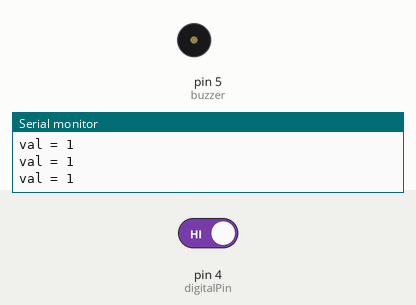
A sketch run on a simulated Arduino Uno, built with avr-gcc and run on an emulated ATmega328P. Parts: buzzer (waves = sounding, pin HIGH), the last lines printed to the serial monitor. Inputs (shaded band) come from the test bench; at power-on: pin 4 (digitalPin) HIGH.

Above: at 1.2 s.
1.3 s: pin 4 (digitalPin) driven LOW
At 2.4 s:
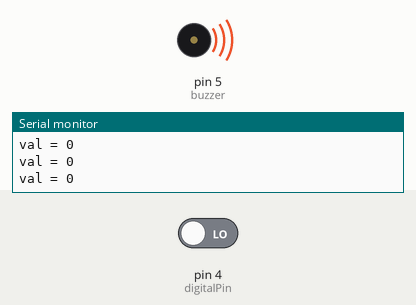
2.8 s: pin 4 (digitalPin) driven HIGH
At 3.7 s:
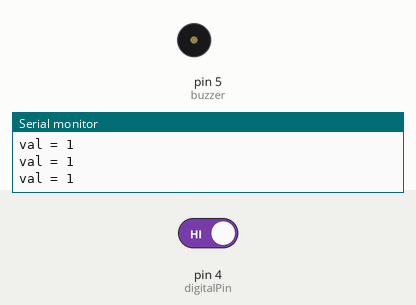
Timing chart, 0 to 5.8 s (numbered marks = the images above; inputs shaded):
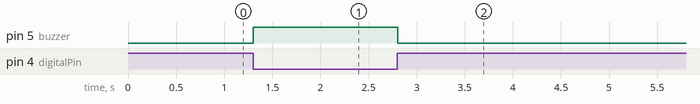

Measured:
- after the input at 1.3 s, pin 5 (buzzer): LOW → HIGH at once
- after the input at 2.8 s, pin 5 (buzzer): HIGH → LOW at once

The sketch:

TEST_PIR_ESP8266.ino
```cpp
int buzzer = 5;
int digitalPin = 4;
int val = 0;
void setup() {
  pinMode(buzzer, OUTPUT);
  pinMode(digitalPin, INPUT);
  Serial.begin(9600);
}

void loop() {
  val = digitalRead(digitalPin);
  Serial.print("val = ");
  Serial.println(val);
  if (val == 0) {
    digitalWrite(buzzer, HIGH);
  }
  else {
    digitalWrite(buzzer, LOW);
  }
  delay(100);
}
```
